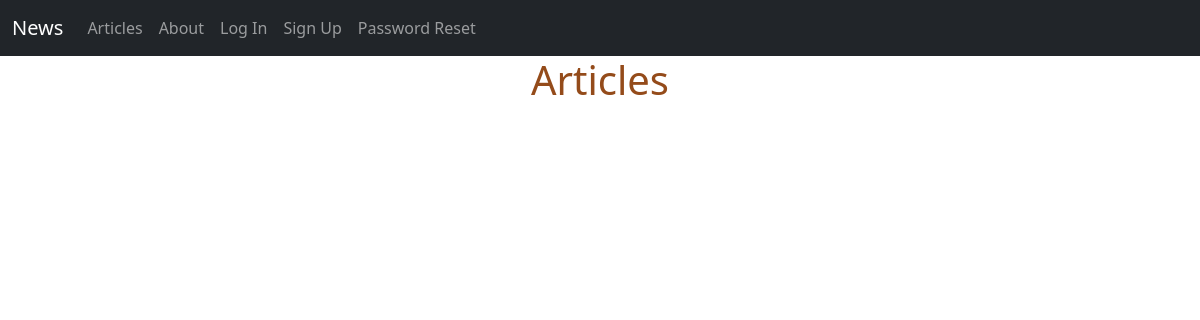
/articles/, run on an earlier commit of the app's database.
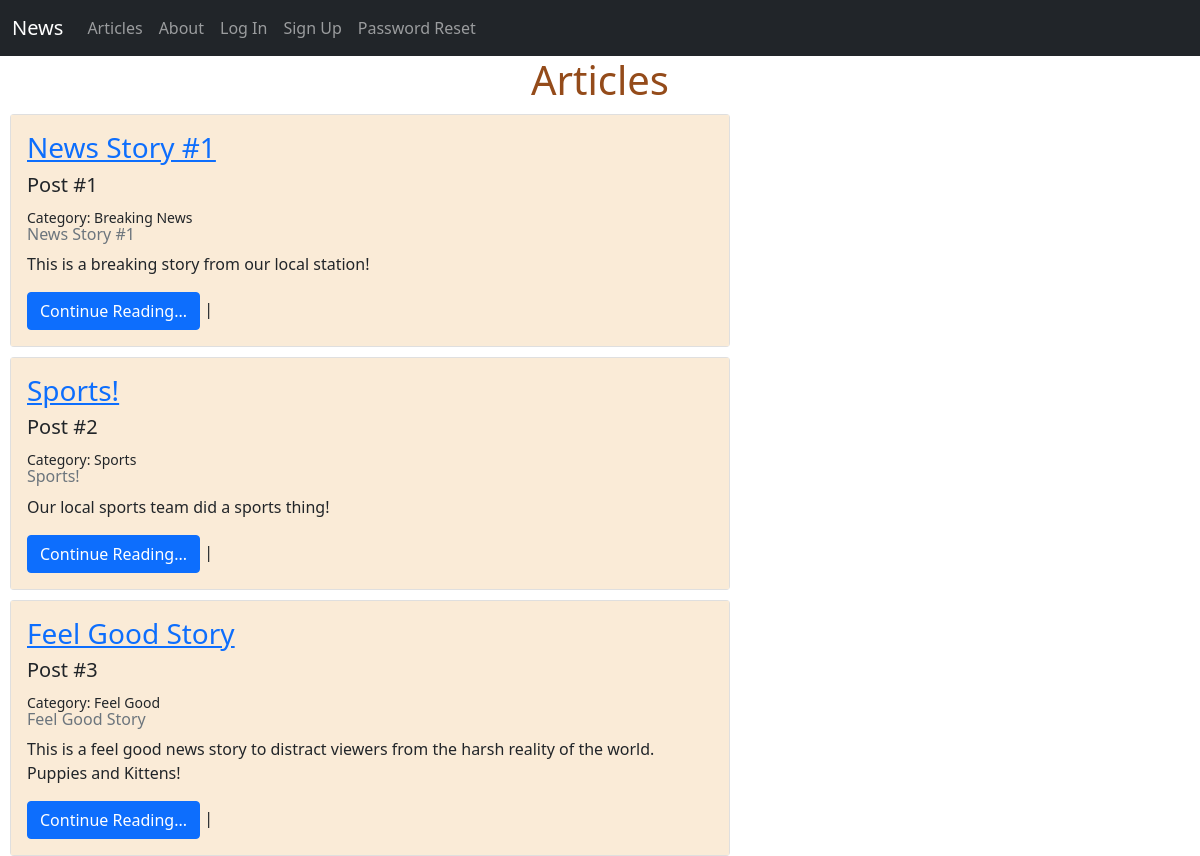
And on a later commit of the database.
### articles/models.py (models this page shows, shortened)
class Article(models.Model):
    title = models.CharField(max_length=128)
    author = models.ForeignKey(
        get_user_model(),
        on_delete=models.CASCADE
    )
    text = models.TextField()
    created_on = models.DateTimeField(auto_now_add=True)
    theme = models.ForeignKey(
        Theme,
        on_delete=models.CASCADE
    )

class Theme(models.Model):
    description = models.CharField(max_length=512)
    def __str__(self):
        return self.description

### articles/views.py (the view)
# urls.py: path('', ArticleListView.as_view(), name='article_list'),
class ArticleListView(ListView):
    template_name = "articles/list.html"
    model = Article

### templates/articles/list.html (shortened to what this page needs)
{% extends 'base.html' %}
{% block content %}
  <div class="article-container">
    <h1 class="article-header">Articles</h1>
    {% for article in article_list %}
    <div class="card" style="padding: 10; margin: 10px; width: 60%;">
      <div class="card-body">
       <h3>
        <a href="{% url 'article_detail' article.id %}">{{ article.title }}</a>
       </h3>
        <h5 class="card-title">Post #{{ article.id }}</h5>
        <small>Category: {{ article.theme  }}</small>
        <h6 class="card-subtitle mb-2 text-muted">{{ article.title }}</h6>
        <p class="card-text">{{ article.text|truncatechars:512 }}</p>
        <a href="{% url 'article_detail' article.id %}" class="btn btn-primary">Continue Reading...</a> |
      </div>
    </div>
  </div>
    {% endfor %}
{% endblock content %}

### templates/base.html (shortened to what this page needs)
{% load static %}
<!DOCTYPE html>
<html lang="en">
<head>
<link href="https://cdn.jsdelivr.net/npm/bootstrap@5.1.3/dist/css/bootstrap.min.css" rel="stylesheet">
<link href="{% static 'css/base.css' %}" rel="stylesheet">
</head>
<body>
    <nav class="navbar navbar-expand-lg navbar-dark bg-dark">
        <div class="container-fluid">
          <a class="navbar-brand" href="{% url 'home' %}">News</a>
          <div class="collapse navbar-collapse" id="navbarNav">
            <ul class="navbar-nav">
              <li class="nav-item">
                <a class="nav-link" href="{% url 'article_list' %}">Articles</a>
              </li>
              <li class="nav-item">
                <a class="nav-link" href="{% url 'about' %}">About</a>
              </li>
              {% if user.is_authenticated %}
              <li class="nav-item">
                <a class="nav-link" href="{% url 'article_new' %}">Create Article</a>
              </li>
              <li class="nav-item dropdown">
                <a class="nav-link dropdown-toggle" href="#" id="navbarDropdown" role="button" data-bs-toggle="dropdown" aria-expanded="false">
                  Accounts
                </a>
                <ul class="dropdown-menu" aria-labelledby="navbarDropdown">
                  <li class="nav-item">
                    <a class="nav-link text-dark" href="{% url 'logout' %}">Log Out</a>
                  </li>
                  <li class="nav-item">
                    <a class="nav-link text-dark" href="{% url 'password_change' user.id %}">Password Change</a>
                  </li>
                </ul>
              </li>
              {% else %}
              <li class="nav-item">
                <a class="nav-link" href="{% url 'login' %}">Log In</a>
              </li>
              <li class="nav-item">
                <a class="nav-link" href="{% url 'signup' %}">Sign Up</a>
              </li>
              <li>
                <a class="nav-link" href="{% url 'password_reset' %}">Password Reset</a>
              </li>
              {% endif %}
            </ul>
          </div>
        </div>
      </nav>
    <div>
      {% block content %}
      {% endblock content %}
    </div>
</body>
</html>

### static/css/base.css (style rules this page uses)
html { height: 100%; margin: 0; padding: 0; }
body { min-height: auto; margin: 0; padding: 0; }
.article-header { text-align: center; color: rgb(148, 75, 26); }
.card-body { background-color: antiquewhite; }

What changed in the data, as far as the page shows it:
added Article: title "News Story #1", id "1", theme "Breaking News", text "This is a breaking story from our local station!"
added Article: title "Sports!", id "2", theme "Sports", text "Our local sports team did a sports thing!"
added Article: title "Feel Good Story", id "3", theme "Feel Good", text "This is a feel good news story to distract viewers from the harsh reality of the world. Puppies and Kittens!"
